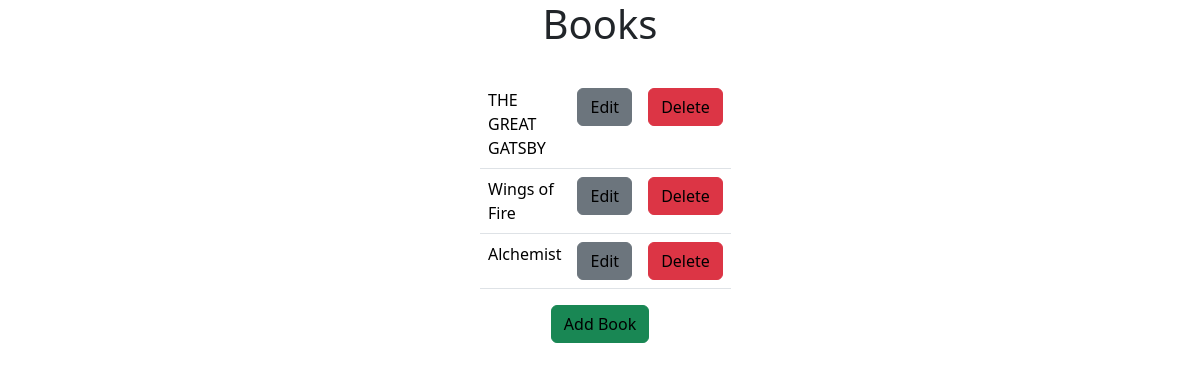
The app's page /book/, older data.
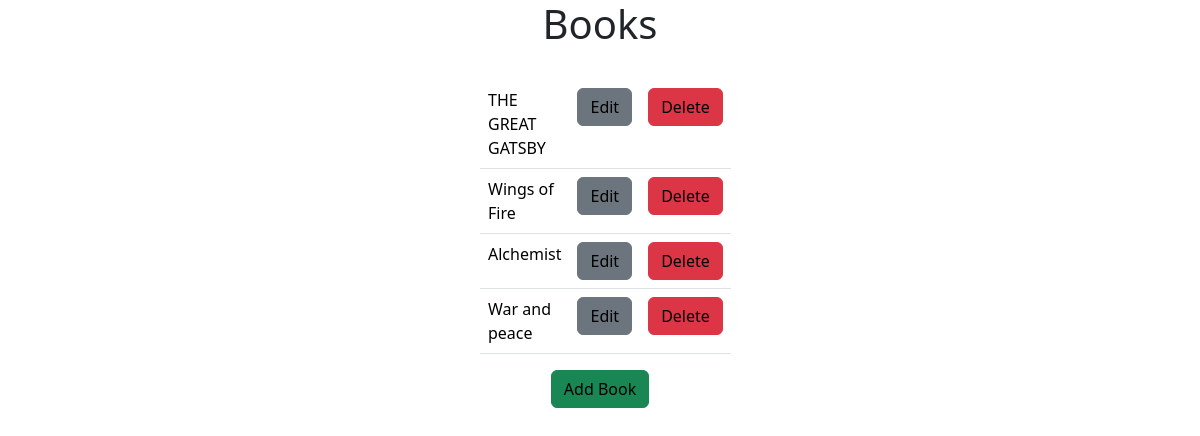
The same page, newer data.
### library/models.py (models this page shows)
class Book(models.Model):
    Title= models.CharField(max_length=250)
    Author=models.ForeignKey(Author,on_delete=models.CASCADE)
    Summary=models.TextField()
    Published_date=models.DateField()

### library/views.py (the view)
# urls.py: path('book/',views.book,name='book'),
def book(request):
    books=Book.objects.all()
    return render(request,'books.html',{'books':books})

### templates/books.html (shortened to what this page needs)
<!DOCTYPE html>
<head><title>Book List</title>
    <link href="https://cdn.jsdelivr.net/npm/bootstrap@5.3.0-alpha1/dist/css/bootstrap.min.css" rel="stylesheet">
</head>
<body>
   <h1 style="text-align: center;"> Books</h1>
   <br>
    <div style="width:20%; margin:0 auto;">
    <table class="table">
        <tbody>
        <tr>
        {% for book in books %}
        <td>
        <a href="{% url 'library:book_details' book.id %}">{{book.Title}}</a>
        </td>
        <td>
            <button  class="btn btn-secondary"><a href="{% url 'library:book_edit' book.id %} "> Edit</a></button>
        </td>
         <td>
            <button class="btn btn-danger"><a href="{% url 'library:book_delete' book.id %} "> Delete</a></button>
        </td>
        </tr>
        {% endfor %}
    </tbody>
        </table>
        <div class="text-center">
        <button  class="btn btn-success"><a href="{% url 'library:add_book' %} "> Add Book </a></button>
        </div>
    </div>
</body>
</html>

Row changes from the older to the newer data that the page shows:
added Book: Title "War and peace"
